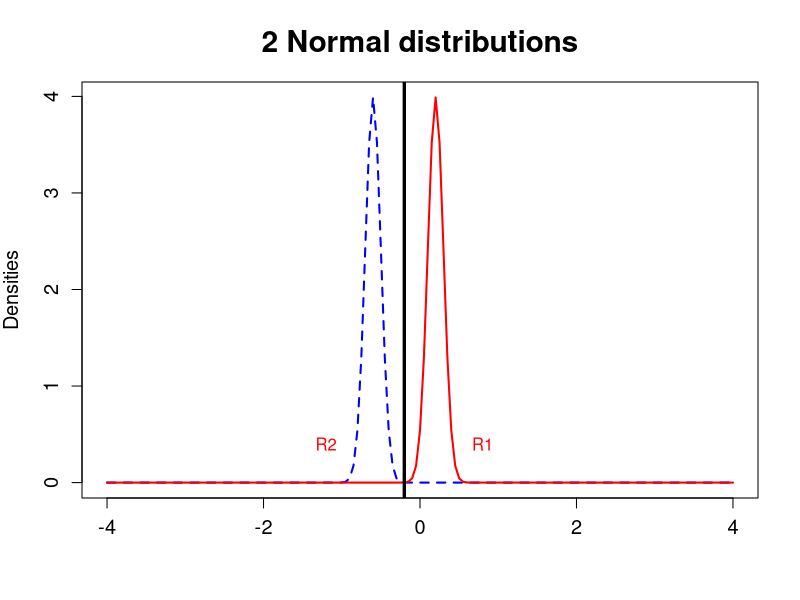

Write R code to recreate this figure.
## ---- chunk 1
# clear all variables
rm(list = ls(all = TRUE))
graphics.off()

x 	= seq(-4, 4, 0.05)  	# generates a sequence on real axis
s1 	= 0.1  			# standard deviation for y1
mu1 	= 0.2  			# mean for y1
s2 	= 0.1  			# square root of variance for y2
mu2 	= -0.6  		# mean for y2

y1 = cbind(x, dnorm(x, mean = mu1, sd = s1))  # density y1
y2 = cbind(x, dnorm(x, mean = mu2, sd = s2))  # density y2

if (mu1 != mu2 & s1 != s2) {
  
  # first discrimination point
  c1 = -(mu2 * s1^2 - mu1 * s2^2)/(s2^2 - s1^2) + sqrt(((mu2 * s1^2 - mu1 * s2^2)/(s2^2 - 
                                                                                     s1^2))^2 - ((mu1^2 * s2^2 - mu2^2 * s1^2 - 2 * log(s2/s1) * s1^2 * s2^2)/(s2^2 - 
                                                                                                                                                                 s1^2)))
  
  # second discrimination point
  c2 = -(mu2 * s1^2 - mu1 * s2^2)/(s2^2 - s1^2) - sqrt(((mu2 * s1^2 - mu1 * s2^2)/(s2^2 - 
                                                                                     s1^2))^2 - ((mu1^2 * s2^2 - mu2^2 * s1^2 - 2 * log(s2/s1) * s1^2 * s2^2)/(s2^2 - 
                                                                                                                                                                 s1^2)))
} else if (mu1 != mu2 & s1 == s2) {
  if (mu2 < 0 & mu1 < 0) {
    c1 = mu2 - (mu2 - mu1)/2
    c2 = c1
  } else if (mu2 < 0 & mu1 >= 0) {
    c1 = mu2 - (mu2 - mu1)/2
    c2 = c1
  } else if (mu2 == 0 & mu1 < 0) {
    c1 = -abs(mu2 - mu1)/2
    c2 = c1
  } else if (mu2 > 0 & mu1 < 0) {
    c1 = mu2 - abs(mu2 - mu1)/2
    c2 = c1
  } else if (mu2 >= 0 & mu1 >= 0) {
    c1 = abs(mu2 - mu1)/2
    c2 = c1
  }
} else if (mu1 == mu2 & s1 == s2) {
  c1 = Inf
  c2 = -Inf
} else if (mu1 == mu2 & s1 != s2) {
  
  # first discrimination point
  c1 = -(mu2 * s1^2 - mu1 * s2^2)/(s2^2 - s1^2) + sqrt(((mu2 * s1^2 - mu1 * s2^2)/(s2^2 - 
                                                                                     s1^2))^2 - ((mu1^2 * s2^2 - mu2^2 * s1^2 - 2 * log(s2/s1) * s1^2 * s2^2)/(s2^2 - 
                                                                                                                                                                 s1^2)))
  
  # second discrimination point
  c2 = -(mu2 * s1^2 - mu1 * s2^2)/(s2^2 - s1^2) - sqrt(((mu2 * s1^2 - mu1 * s2^2)/(s2^2 - 
                                                                                     s1^2))^2 - ((mu1^2 * s2^2 - mu2^2 * s1^2 - 2 * log(s2/s1) * s1^2 * s2^2)/(s2^2 - 
                                                                                                                                                                 s1^2)))
}

limy = c(0, max(y1[, 2], y2[, 2]))
if (limy[2] < 0.4) {
  limy = c(0, 0.41)
}

# Plot
plot(y2, type = "l", lwd = 2, lty = 2, col = "blue", xlab = "", ylab = "Densities", 
     cex.lab = 1.2, cex.axis = 1.2, ylim = limy)
lines(y1, type = "l", lwd = 2, col = "red")
abline(v = c1, lwd = 3)
abline(v = c2, lwd = 3)

if (c1 == c2 & s1 == s2) {
  if (mu2 < 0) {
    text(c1 - 1, 0.4, "R2", col = "red")
    text(c1 + 1, 0.4, "R1", col = "red")
  } else {
    text(c1 - 1, 0.4, "R1", col = "red")
    text(c1 + 1, 0.4, "R2", col = "red")
  }
} else if (c1 != c2 & s2 > s1) {
  if (mu1 > mu2) {
    if (s1 >= 1) {
      text(c1 - 1, 0.4, "R2", col = "red")
      text(c1 + 0.8, 0.4, "R1", col = "red")
      text(c2 - 0.8, 0.4, "R1", col = "red")
    } else if (s1 >= 0 & s1 < 0.5) {
      text(c1 - s1 - 0.15, 0.4, "R2", col = "red")
      text(c1 + 0.5, 0.4, "R1", col = "red")
      text(c2 - 0.4, 0.4, "R1", col = "red")
    } else if (s1 >= 0.5 & s1 < 1) {
      text(c1 - 1, 0.4, "R2", col = "red")
      text(c1 + 0.5, 0.4, "R1", col = "red")
      text(c2 - 0.4, 0.4, "R1", col = "red")
    }
    
    # text(c1-1,0.4,'R1',col='red') text(c1+1,0.4,'R2',col='red')
    # text(c2-0.4,0.4,'R2',col='red')
  } else if (mu1 < mu2) {
    text(c1 - 1, 0.4, "R1", col = "red")
    text(c1 + 1, 0.4, "R2", col = "red")
    text(c2 - 0.4, 0.4, "R2", col = "red")
  } else if (mu1 == mu2) {
    text(c1 - s1 - 0.1, 0.4, "R1", col = "red")
    text(c1 + 1, 0.4, "R2", col = "red")
    text(c2 - 0.4, 0.4, "R2", col = "red")
  }
} else if (c1 != c2 & s2 < s1) {
  if (mu1 > mu2) {
    text(c1 - 1, 0.4, "R2", col = "red")
    text(c1 + 1, 0.4, "R1", col = "red")
    text(c2 - 0.6, 0.4, "R1", col = "red")
  } else if (mu1 < mu2) {
    if (s2 >= 1) {
      text(c1 - 1, 0.4, "R2", col = "red")
      text(c1 + 0.8, 0.4, "R1", col = "red")
      text(c2 - 0.8, 0.4, "R1", col = "red")
    } else if (s2 >= 0 & s2 < 0.5) {
      text(c1 - s2 - 0.15, 0.4, "R2", col = "red")
      text(c1 + 0.5, 0.4, "R1", col = "red")
      text(c2 - 0.4, 0.4, "R1", col = "red")
    } else if (s2 >= 0.5 & s2 < 1) {
      text(c1 - 1, 0.4, "R2", col = "red")
      text(c1 + 0.5, 0.4, "R1", col = "red")
      text(c2 - 0.4, 0.4, "R1", col = "red")
    }
  } else if (mu1 == mu2) {
    text(c1 - 1, 0.4, "R2", col = "red")
    text(c1 + 1, 0.4, "R1", col = "red")
    text(c2 - 0.4, 0.4, "R1", col = "red")
  }
} else if (c1 != c2 & mu1 == mu2) {
  text(c1 - 1, 0.4, "R1", col = "red")
  text(c1 + 1, 0.4, "R2", col = "red")
  text(c2 - 0.4, 0.4, "R2", col = "red")
}

title("2 Normal distributions", cex.main = 1.8) 

